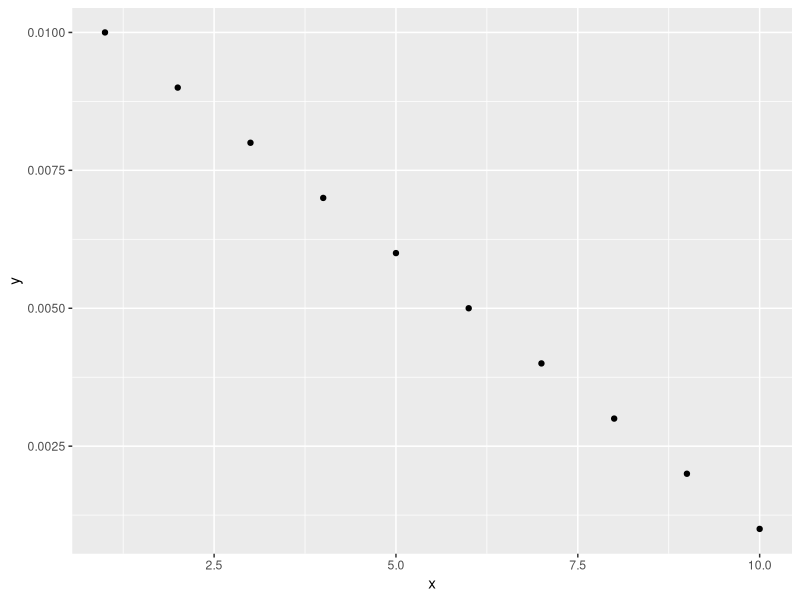

Source code (R):
install.packages("purrr")
install.packages("ggplot2")
library("purrr")
library("ggplot2")

print("Hello World")

x <- c(1:10)
y <- c(0.01, 0.009, 0.008, 0.007, 0.006,
       0.005, 0.004, 0.003, 0.002, 0.001)

LinModel <- lm(y ~ x)
summary(LinModel)

ggplot(data.frame(y,x), aes(x=x, y=y)) +
  geom_point()

print("success")